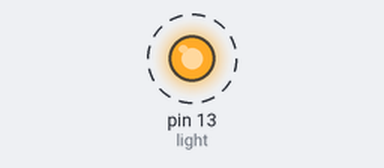
This sketch was run on a simulated Arduino Uno, built for the host (arithmetic inside an expression is 32-bit, double 64-bit). Shown: output pins drawn as LEDs (lit = HIGH). Dashed ring = blinking. What the sketch prints to the serial monitor is not drawn.

Above: at 0.2 s.
Timing chart, 0 to 3.1 s (numbered marks = the images above):
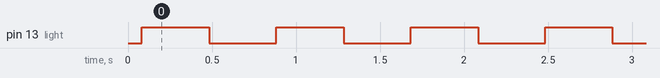

The sketch:

sketch_part1.ino
```cpp
#include "testasm.h"

int light = 13;

void setup()
{
  // put your setup code here, to run once
  Serial.begin(9600);
  Serial.print("The sum of 4 and 4 is: ");
  Serial.println(testasm(4, 4));
  Serial.print("The sum of 100 and 155 is: ");
  Serial.println(testasm(100, 155));
  Serial.print("The sum of 250 and 150 is: ");
  Serial.println(testasm(250, 150));
  Serial.print("The sum of 255 and 1 is: ");
  Serial.println(testasm(255, 1));
  Serial.print("The sum of 255 and 255 is: ");
  Serial.println(testasm(255, 255));

  pinMode(light, OUTPUT);
}

void loop()
{
  // light blinks
  digitalWrite(light, HIGH);
  delay(400);
  digitalWrite(light, LOW);
  delay(400);
}
```

testasm.cpp
```cpp
#include "testasm.h"

/* the attribute "used" tells the compiler to not inline this function */
__attribute__((used)) unsigned int testasm(unsigned char a, unsigned char b)
{
   unsigned int out;

   asm volatile(R"(

   rjmp start_of_assembly

   .data
   ; any data values/static storage goes here

   .text

start_of_assembly:

   ; Tell the compiler to move the arguments a, b into registers
   ; r24, r25 respectively
   mov r24,%1
   mov r25,%2

   add r24,r25 ; add b to a and save in r24
   clr r25 ; clear r25
   brcs next  ; if carry flag is set, branch to 'next' section, else continue
   rjmp end_of_assembly
next:
   ldi r25,1  ; if carry flag is set, carry over by setting r25 to 1. This works because addition of 2 8-bit numbers will at most carry over to the 9th bit.
   rjmp end_of_assembly

   ;      The result is in the register pair r25:r24
end_of_assembly:
   ; -- move r25:r24 to the 16-bit word in variable out
   movw %0,r24

)" : "=w"(out)                   /* out is %0, and a 16-bit variable that is modified
                          by the assembly language */
                : "r"(a), "r"(b) /* a is %1, b is %2, both are register-sized
                     variables */
                : "r25", "r24"); /* r24, r25 are modified by this assembly
                     language fragment */

   return out;
}
```

testasm.h
```cpp
unsigned int testasm (unsigned char, unsigned char);
```

Measured:
- by itself, pin 13 (light): alternates HIGH for 0.40 s and LOW for 0.40 s
